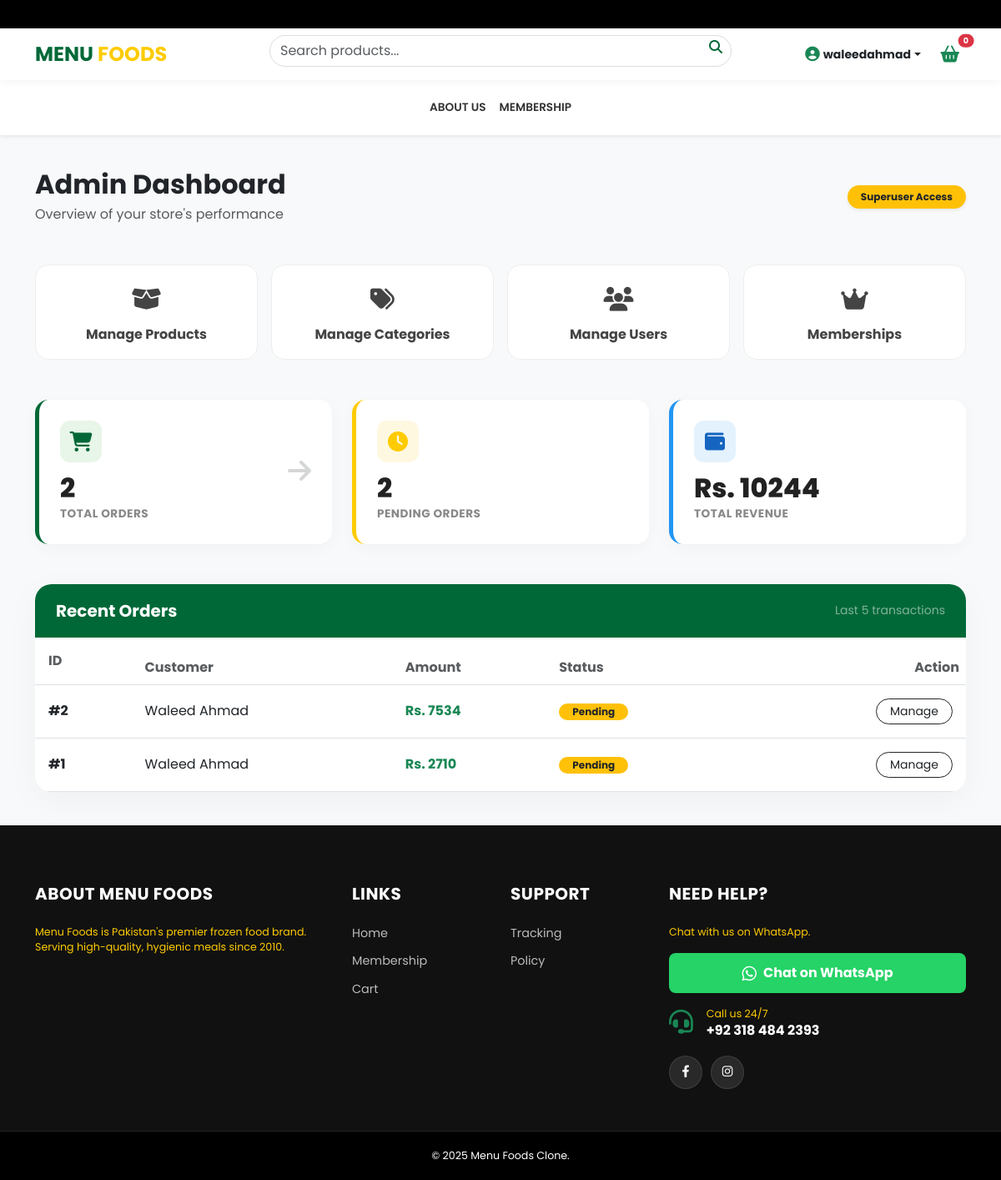
Before: /portal/dashboard/ (signed in) with the older database file.
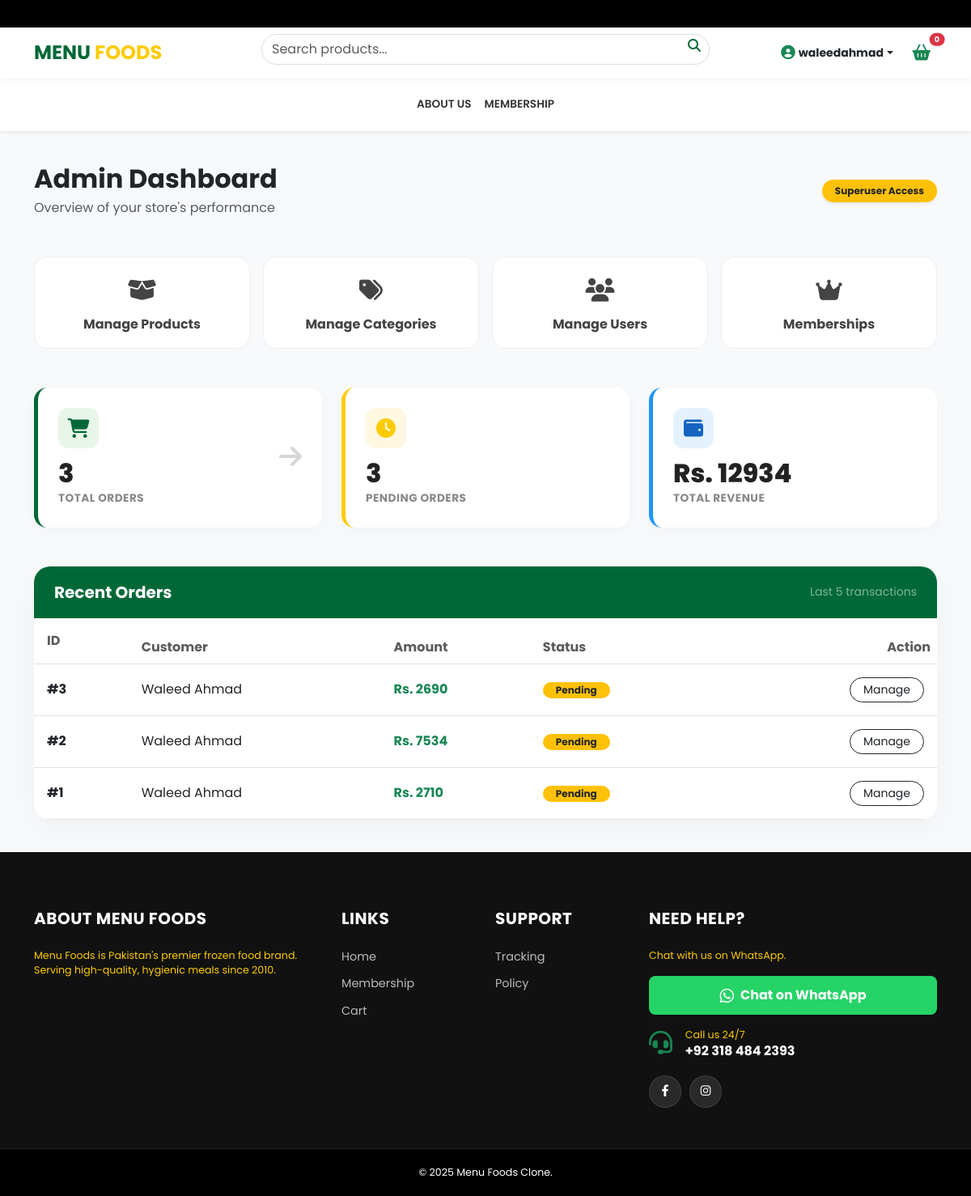
After: the same page with the newer database file.
### orders/models.py (models this page shows, shortened)
class Order(models.Model):
    STATUS_CHOICES = (('Pending','Pending'),('Confirmed','Confirmed'),('Dispatch','Dispatch'),('Delivered','Delivered'),('Return','Return'),('Cancel','Cancel'))
    user = models.ForeignKey(User, on_delete=models.SET_NULL, null=True, blank=True)
    first_name = models.CharField(max_length=50); last_name = models.CharField(max_length=50)
    email = models.EmailField(); phone = models.CharField(max_length=20)
    address = models.TextField(); city = models.CharField(max_length=50)
    payment_method = models.CharField(max_length=20, default='cod')
    total_amount = models.DecimalField(max_digits=10, decimal_places=2)
    created_at = models.DateTimeField(auto_now_add=True)
    is_paid = models.BooleanField(default=False)
    status = models.CharField(max_length=20, choices=STATUS_CHOICES, default='Pending')

### custom_admin/views.py (the view)
# urls.py: path('dashboard/', views.admin_dashboard, name='admin_dashboard'),
@user_passes_test(is_admin)
def admin_dashboard(request):
    return render(request, 'custom_admin/dashboard.html', {
        'total_orders': Order.objects.count(),
        'pending_orders': Order.objects.filter(status='Pending').count(),
        'total_revenue': Order.objects.aggregate(Sum('total_amount'))['total_amount__sum'] or 0,
        'recent_orders': Order.objects.all().order_by('-created_at')[:5]
    })

### custom_admin/views.py (called while the page is built)
def is_admin(u): return u.is_superuser

### orders/context_processors.py (called while the page is built)
def cart_count(request):
    cart = request.session.get('cart', {})
    return {'cart_item_count': sum(cart.values())}

### templates/custom_admin/dashboard.html (shortened to what the changed rows need)
{% extends 'store/base.html' %}
{% block content %}
<div class="admin-bg">
    <div class="container">
        <div class="d-flex justify-content-between align-items-center mb-5">
            <div><h2 class="fw-bold text-dark mb-1">Admin Dashboard</h2><p class="text-muted mb-0">Overview of your store's performance</p></div>
        </div>
        <div class="row g-4 mb-5">
            <div class="col-md-4">
                <a href="{% url 'admin_all_orders' %}" class="stat-card">
                    <div class="d-flex justify-content-between align-items-center">
                        <div><div class="stat-icon"><i class="fas fa-shopping-cart"></i></div><div class="stat-value">{{ total_orders }}</div><div class="stat-label">Total Orders</div></div>
                    </div>
                </a>
            </div>
            <div class="col-md-4"><div class="stat-card" style="border-color: #fecb00;"><div class="stat-icon" style="background-color: #fff8e1; color: #fecb00;"><i class="fas fa-clock"></i></div><div class="stat-value">{{ pending_orders }}</div><div class="stat-label">Pending Orders</div></div></div>
            <div class="col-md-4"><div class="stat-card" style="border-color: #2196f3;"><div class="stat-icon" style="background-color: #e3f2fd; color: #1565c0;"><i class="fas fa-wallet"></i></div><div class="stat-value">Rs. {{ total_revenue|floatformat:0 }}</div><div class="stat-label">Total Revenue</div></div></div>
        </div>
        <div class="admin-table-card">
            <div class="table-responsive">
                <table class="table table-hover mb-0 align-middle">
                    <thead class="bg-light">
                        <tr><th class="p-3 text-muted">ID</th><th class="text-muted">Customer</th><th class="text-muted">Amount</th><th class="text-muted">Status</th><th class="text-muted text-end">Action</th></tr>
                    </thead>
                    <tbody>
                        {% for order in recent_orders %}
                        <tr>
                            <td class="p-3 fw-bold text-dark">#{{ order.id }}</td>
                            <td>{{ order.first_name }} {{ order.last_name }}</td>
                            <td class="fw-bold text-success">Rs. {{ order.total_amount|floatformat:0 }}</td>
                            <td>{% if order.status == 'Pending' %}<span class="badge bg-warning text-dark rounded-pill px-3">Pending</span>{% elif order.status == 'Delivered' %}<span class="badge bg-success rounded-pill px-3">Delivered</span>{% elif order.status == 'Cancelled' %}<span class="badge bg-danger rounded-pill px-3">Cancelled</span>{% else %}<span class="badge bg-secondary rounded-pill px-3">{{ order.status }}</span>{% endif %}</td>
                            <td class="text-end p-3"><a href="{% url 'admin_order_detail' order.id %}" class="btn btn-sm btn-outline-dark rounded-pill px-3">Manage</a></td>
                        </tr>
                        {% empty %}<tr><td colspan="5" class="text-center py-5 text-muted">No orders found yet.</td></tr>
                        {% endfor %}
                    </tbody>
                </table>
            </div>
        </div>
    </div>
</div>
{% endblock %}

Changed rows visible on the page:
added Order: id "3", first_name "Waleed", last_name "Ahmad", total_amount "2690", status "Pending"
Other visible differences:
{{ total_orders }}: "2" → "3"
{{ pending_orders }}: "2" → "3"
{{ total_revenue|floatformat:0 }}: "10244" → "12934"
